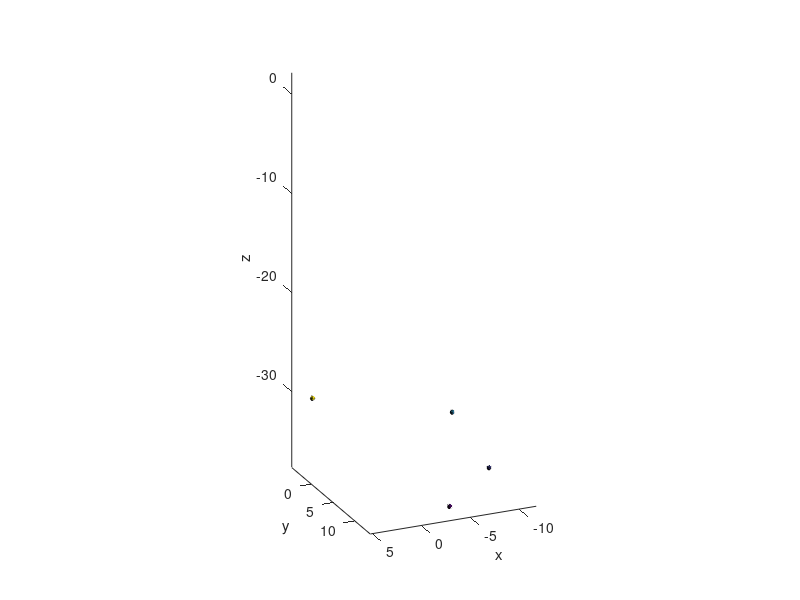

MATLAB code for this plot: (Note: this script raises an error after producing the figure.)
function anim_3D
close all;clear all;clc
t=linspace(0,3,200);
Ne=4;
alpha=randi([0,180],1,Ne)*pi/180;
beta=randi([0,180],1,Ne)*pi/180;
g=9.81;
v0=5;
for k=1:length(alpha)
    X(:,k)=v0*cos(alpha(k))*cos(beta(k))*t;
    Y(:,k)=v0*cos(alpha(k))*sin(beta(k))*t;
    Z(:,k)=v0*sin(alpha(k))*t-(1/2*g*t.^2);
end
%%
xlabel('x');
ylabel('y');
zlabel('z');
hold on
for i=1:length(t);
    cla
    for j=1:Ne
        esfera(X(i,j),Y(i,j),Z(i,j),0.2);
    end
    view([40 90 40]);
    daspect([1 1 1])
    axis([min(X(:))-1 max(X(:))+1 min(Y(:))-1 max(Y(:))+1 min(Z(:))-1 max(Z(:))+1]);
    pause(0.01);
end
msg=msgbox('Fin');
pause(0.5);
delete(msg);

    function esfera(px,py,pz,r)
        [x,y,z] = sphere;
        surf(r*x+px,r*y+py,r*z+pz);
    end

end
